Frame 1 (no input): blank canvas, image omitted
Frame 60 (the mouse pressed at the canvas centre just before this capture): blank canvas, image omitted
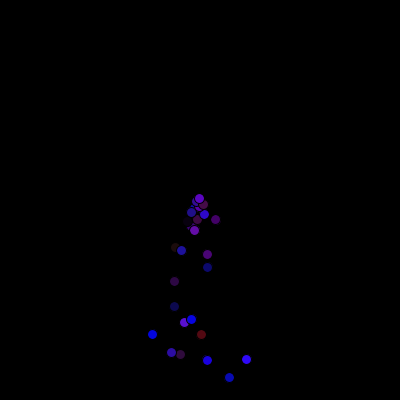
Frame 120 (the mouse held since frame 60 and released just before this capture)

The Processing sketch whose frames 1 and 60 were blank and that drew this single picture after the mouse press (run headless with seeded random() and noise(); from frame 60 on, the mouse is pressed at the canvas centre):

// Processing sketch: version_control_launch_sketch
// ── version_control_launch_sketch.pde
ArrayList<Particle> particles;

void setup(){
 size(400,400);
 particles = new ArrayList<Particle>();
}

void draw(){
  background(0);
  
  for (int i = 0; i < particles.size(); i++){
    particles.get(i).update();
    particles.get(i).display();
  }
  if(mousePressed == true) {
    particles.add(new Particle(mouseX, mouseY));
  }
}

// ── particle.pde
class Particle {
  
  PVector position;
  PVector velocity;
  PVector acceleration;
  
  Particle(float x, float y){
    position = new PVector(x, y);
    velocity = new PVector(random(-2, 2), random(-2, 2));
    acceleration = new PVector(0, 0.5);
  }
  
  void update(){
    velocity.add(acceleration);
    position.add(velocity);
  }
  
  void display(){
    fill(random(100),random(20),random(255));
    ellipse(position.x, position.y, 10, 10);
  }
}
